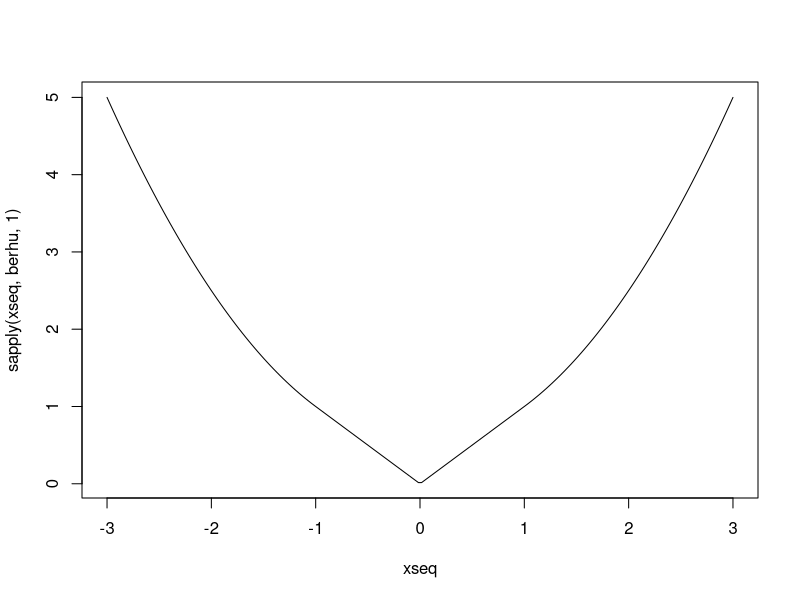

Write R code to recreate this figure.
library(readr)

# 1. Berhu penalty

berhu <- function(x, delta) {
   if(abs(x) < delta) {
       abs(x)
   } else {
       #Putting The operation in one single line
       x^2 / 2 * delta + delta / 2
   }
}

berhu(1,1) ## should be 1
berhu(.5, 1) ## should be .5
berhu(2, 1) ## should be 2.5
xseq = seq(-3, 3, length.out = 200)
plot(sapply(xseq, berhu, 1) ~ xseq, type = 'l')

# 2. Trimmed mean

trimmed_mean <- function(x, trim) {
    #Changed the (1-trim)/2 to (1-trim)
    qlo = quantile(x, probs = (1 - trim))
    qhi = quantile(x, probs = 1 - (1 - trim))

    #We either append NULL or append the element
    #depending on whether they fall within the range or not
    process_element_of_array= function(element){
        if(element <= qlo && element >= qhi)
            return(element)
        return(NULL)
    }


    within_range = sapply(x,FUN=process_element_of_array)
    #We remove the Nulls, those who were FALSE for both checks
    without_nulls = plyr::compact(within_range)
    return(mean(unlist(without_nulls)))
}
## the following two should give the same results
tm = trimmed_mean(c(-20, 1, 3, 2, 2, 5, 20, 2, 3, 4), trim = .1)
mean(c(-20, 1, 3, 2, 2, 5, 20, 2, 3, 4), trim = .1)


## 3. String processing
process_table = function(str) {
  ## split by line
  lines = read_lines(str)
  ## remove padding lines
  ##We only need to check whether they're equal to 
  lines = lines[lines != "|-"]
  ## remove the class definition line, header line, footer line
  class_line = grep("class=", lines)
  header_line = grep("! Rank !! Overall Ranking", lines)
  footer_line = grep("\\|}", lines)
  lines = lines[-c(class_line, header_line, footer_line)]
  
  #An additional line was generated that was equal to 
  #|-\t\t\t\t\t\t\t\t
  #We remove that line too
  #We could have also applied an *apply function where we check whether the line STARTS with |-
  #That would have been more elegant
  lines = lines[-2]
  ## apply the process_data_line function to all of the lines
  plyr::adply(lines, 1, process_data_line)
}
process_data_line = function(str) {
  split = strsplit(str, ' *\\|\\|? +')[[1]]

  ## extract the city
  city_pattern = "\\[\\[[A-z]*\\]\\]"
  city_idx = grep(city_pattern, split)
  city = regmatches(split[city_idx], regexpr(pattern = city_pattern, split[city_idx]))
  city = gsub("\\[|\\]", "", x = city, perl = TRUE)
  ## extract the rankings and scores
  row = lapply(split[-city_idx], function(x) {
    return(as.numeric(x))
  })
  row = c(row, city)
  row[is.na(row)] = NULL
  #Updating Row Names
  names(row) = c("Rank", "Old.Rank", "Score", "City")
  row = data.frame(row)
  return(row)
}
#Since in the assignement, it was mentionned that
#(don’t worry about the unicode characters).
#Therefore, we removed these unicode characters like ü
city_rankings = '{| class="wikitable sortable"
|-
! Rank !! Overall Ranking 2017 !! City !! 2010 Score 
|-
| 1 || 1 || {{flagicon|Austria}} [[Vienna]] || 108.6
|-					
| 2 || 2 || {{flagicon|Switzerland}} [[Zurich]] || 108.0 
|-
| 3 || 4 || {{flagicon|Germany}} [[Munich]] || 107.0
|-
| 4 || 6 || {{flagicon|Germany}} [[Dusseldorf]] || 107.2
|-
| 5 || 7 || {{flagicon|Germany}} [[Frankfurt]] || 107.0
|}'
process_table(city_rankings)


## 4. Gradient descent
gradient_descent <- function(fn, deriv, start, step_size, epsilon) {
  x = start
  while (TRUE) {
    #We used not to calculate the new_x correctly
    # new_x = x + step_size * deriv(x)
    new_x = x - step_size * deriv(x)

    #We used not to calculate the difference correctly too
    # if (abs(deriv(new_x)) <= epsilon) {
    difference = abs(fn(new_x) - fn(x))
    if (difference <= epsilon) {
      break
    }
    x = new_x
  }
  return(x)
}

## should return something close to 0
gradient_descent(function(x) x ^ 2, function(x) 2 * x, start = 1,
                 step_size = 0.1, epsilon = 1e-10)

## 5. Line search
backtrack_desc <- function(fn, deriv, start, alpha, beta, epsilon) {
  x = start
  while (TRUE) {
    step_size = backtrack(fn, deriv, x, alpha, beta)
    # #wrong calculation of new_x
    # new_x = fn(x) - step_size * deriv(x)
    new_x = x - step_size * deriv(x)

    #wrong if statement
    # if(abs(deriv(new_x)) <= epsilon) {
    difference = abs(fn(new_x)- fn(x))
    if (difference <= epsilon) {
      break
    }
    x = new_x
  }
  return(x)
}

backtrack <- function(fn, deriv, x, alpha, beta) {
  t = 1
  while (TRUE) {
    first = fn(x - t * deriv(x))
    second = (fn(x) - alpha * t * (deriv(x) ^ 2))
    if (first < second) {
      break
    }
    t = beta * t
  }
  return(t)
}

## should return something close to 0
backtrack_desc(function(x) x ^ 2, function(x) 2 * x, start = 10,
               alpha = .03, beta = .8, epsilon = 1e-10)
backtrack_desc(function(x) x ^ 2, function(x) 2 * x, start = 1,
               alpha = .03, beta = .8, epsilon = 1e-10)